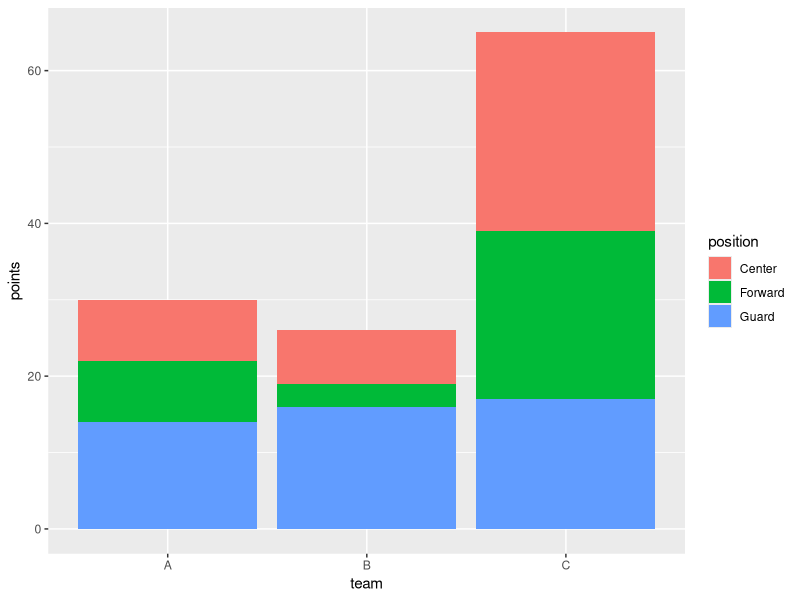
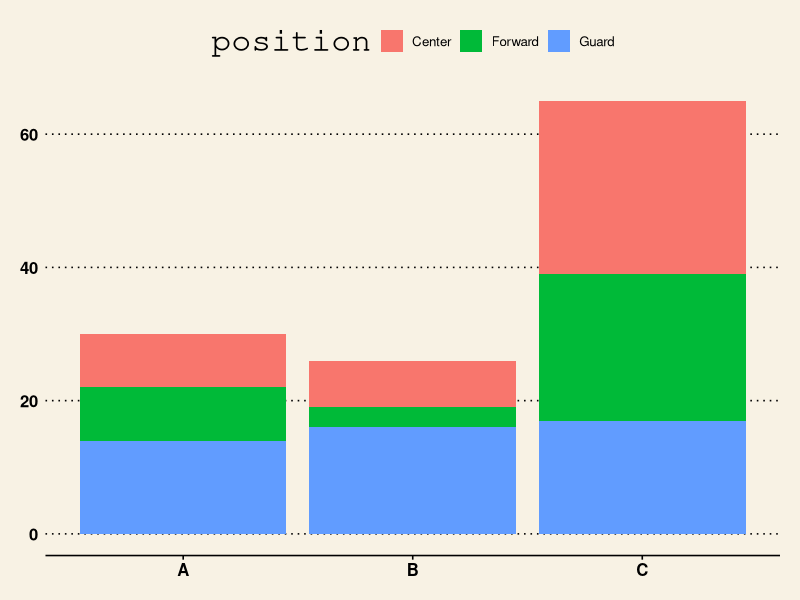

These figures' R source, in order: (Note: this script raises an error after producing the figures.)
# stacked barplot in ggplot2
# create data frame
df <- data.frame(team=rep(c("A", "B", "C"), each=3),
                 position=rep(c("Guard", "Forward", "Center"), times=3),
                 points=c(14, 8, 8, 16, 3, 7, 17, 22, 26))

# view data frame
df

# load ggplot2
library("ggplot2")
ggplot(df, aes(x=team, y=points, fill=position)) +
  geom_bar(position = "stack", stat="identity")


# we can also customize the apperance further by using one of the pre-defined themes in the ggthemes library.
# we could use the wall street journal theme from the library
install.packages("ggthemes")
library("ggplot2")
library("ggthemes")

ggplot(df, aes(fill=position, y=points, x=team)) +
  geom_bar(position = "stack", stat = "identity") +
  theme_wsj()

# customizing a stacked barplot
library("ggplot2")

ggplot(df, aes(fill=position, x=team, y=points)) +
  geom_bar(position = "stack", stat="identity") +
  theme_minimal() +
  labs(x = "Team", y="Points", title = "Avg. Points Scored by Position & Team") +
  theme(plot.title = element_text(hjust=0.5, size=20, face="bold")) +
  scale_fill_manual("Position", values = c("coral2", "lightblue", "pink")) +
  theme_wsh()
